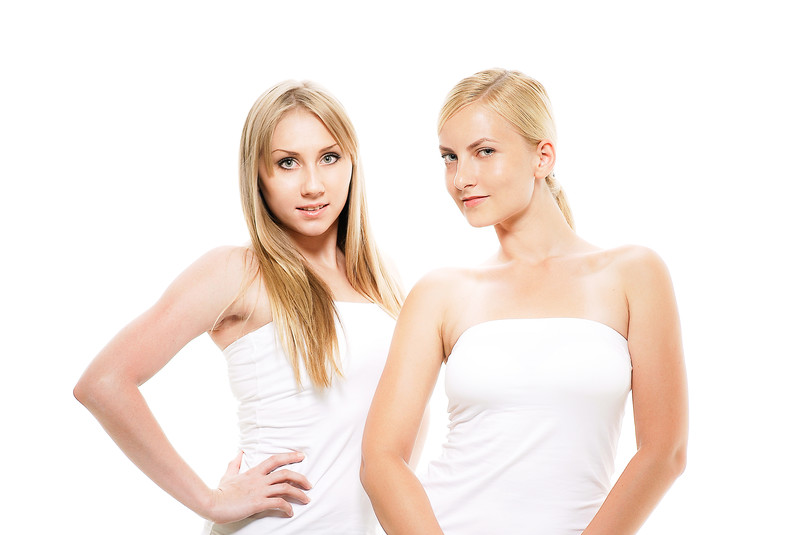
#> input picture face1.jpg, 800 x 535 px
$ python opencv7.py
#> lines starting #> are read from the running program, lines starting #| are printed output that depends on the picture; after the words box and inside, x2 and y2 are one past the last pixel; in counts of white or black regions, pixels touching at a corner belong together
import cv2
import sys

img = cv2.imread('./face1.jpg', cv2.IMREAD_COLOR)
#> img is the input picture: shape (535, 800, 3); mean B, G, R 227.9, 234.6, 245.9
if img is None:
  sys.exit('画像が読み込めませんでした。')

#filename = 'C:/Users/birdy/anaconda3/pkgs/libopencv-4.0.1-hbb9e17c_0/Library/etc/haarcascades/haarcascade_frontalface_default.xml'
filename = './.venv/lib/python3.9/site-packages/cv2/data/haarcascade_frontalface_default.xml'
cascade = cv2.CascadeClassifier(filename)
if cascade is None:
  sys.exit('ファイルが見つかりません。')

face = cascade.detectMultiScale(img)
#> face = [[418, 110, 110, 110], [254, 119, 112, 112]]

if len(face) > 0:
  for r in face:
    x, y = r[0:2]
    width, height = r[0:2] + r[2:4]
    cv2.rectangle(img, (x,y), (width,height), (255,255,0), thickness=2)
#> this loop made 2 passes
#> (r, x, y, width, height) on passes 1 to 2: ([418, 110, 110, 110], 418, 110, 528, 220), ([254, 119, 112, 112], 254, 119, 366, 231)
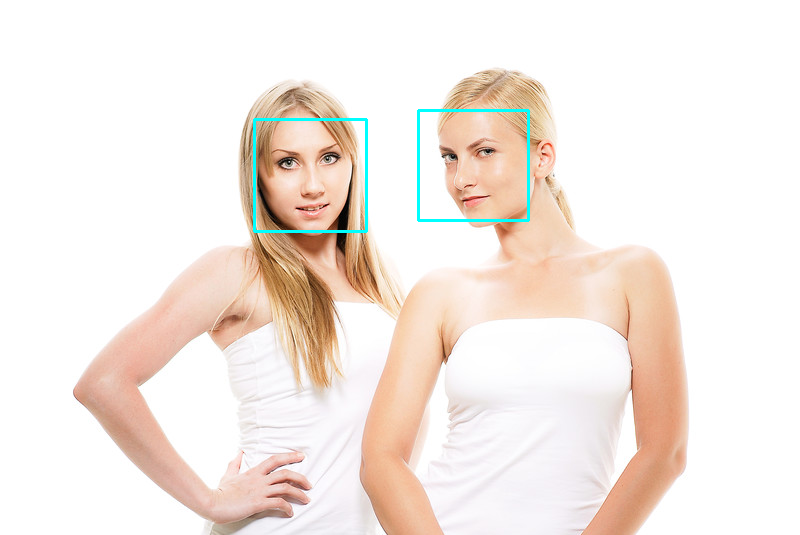
#> img: shape (535, 800, 3); 0.62% of pixels changed, all inside (x1, y1, x2, y2) = (253, 109, 530, 233)
else:
    print('顔が見つかりません。')

cv2.imshow('Display window: detect face', img)
cv2.waitKey(0)
cv2.destroyAllWindows()
